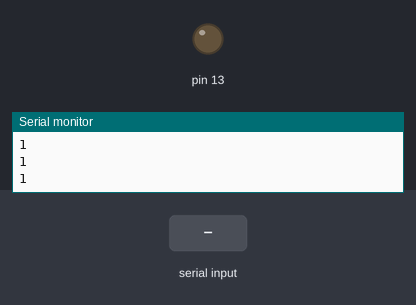
Bench run of a sketch on a simulated Arduino Uno, built with avr-gcc and run on an emulated ATmega328P. Parts: output pins drawn as LEDs (lit = HIGH), the last lines printed to the serial monitor. The test bench sets the inputs (shaded band).

Above: at 1.2 s.
1.3 s: "90,45\n" received over Serial
At 1.8 s:
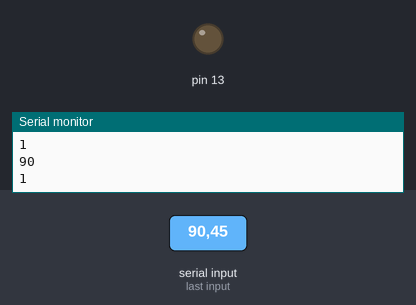
2.8 s: "30,150\n" received over Serial
At 3.1 s:
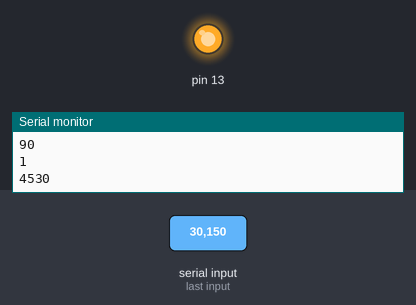
Timing chart, 0 to 13.8 s (numbered marks = the images above; inputs shaded):
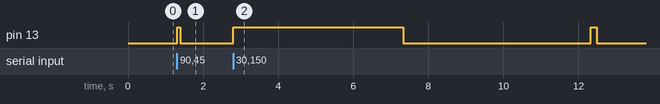

Measured:
- after the input at 1.3 s, pin 13: LOW → HIGH at once, → LOW 0.09 s later

The sketch:

sketch_feb17a.ino
```cpp
 char EndString[] = "\r\n";
 String Data;
 int runGate = 1;

 //Gate Parameters:
 int GateDurationOpen;
 int GateDurationClosed;
 int timeer = 5000;

void setup() {
  // put your setup code here, to run once:
  pinMode(13, OUTPUT);
  Serial.begin(9600); //baudrate
  Serial.setTimeout(5000);

}

void loop() {
  // put your main code here, to run repeatedly:
  Serial.println(1);
  if ((Serial.available()) > 0) {
//    for (int i = 0; i< 3; i++){
//    digitalWrite(13, HIGH);
//    delay(1000);
//    digitalWrite(13, LOW);
//    delay(1000);
//    };
    int timeer = Serial.parseInt(SKIP_ALL, '\r\n');
    Serial.println(timeer);
     //Data = Serial.readStringUntil("=");
     //Serial.println("data");
    digitalWrite(13, HIGH);
    delay(timeer);
    //delay(GateDurationOpen);
    digitalWrite(13, LOW);

//     //if (Data == "G") {
//      runGate = Serial.readStringUntil("\r\n").toInt();
//      digitalWrite(13, HIGH);
//     };
//
//     if (Data == "OT") {
//      GateDurationOpen = Serial.readStringUntil("/r/n").toInt();
//     };
//     if (Data == "CT") {
//      GateDurationClosed = Serial.readStringUntil("/r/n").toInt();
//     };
  };

//  if (runGate == 1) {
//    digitalWrite(13, HIGH);
//    delay(timeer);
//    //delay(GateDurationOpen);
//    digitalWrite(13, LOW);
//    //delay(GateDurationClosed);
//  };
}
```
